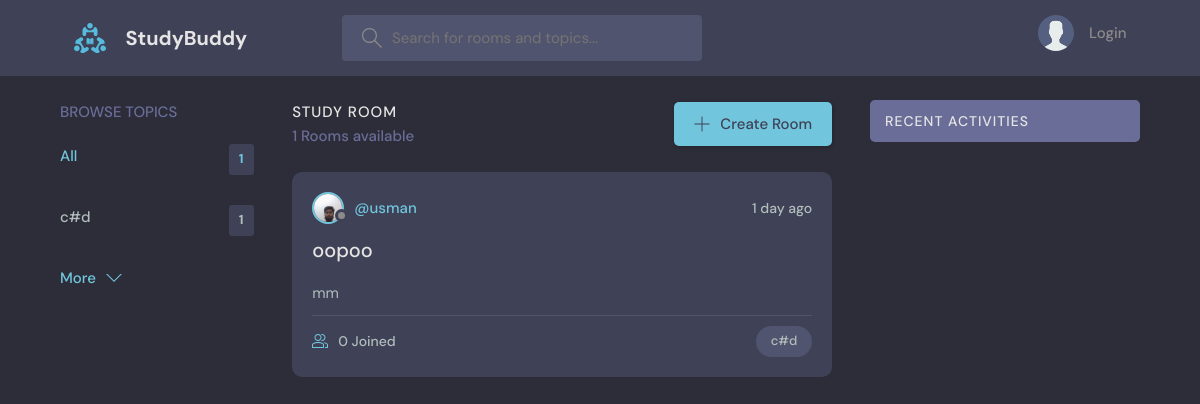
The page / on the database its author committed.
### base/models.py (models this page shows, shortened)
class Topic(models.Model):
    name = models.CharField(max_length=200 , null=True)

class Room(models.Model):
    host = models.ForeignKey(User, on_delete=models.SET_NULL, null=True)
    topic = models.ForeignKey(Topic, on_delete=models.SET_NULL, null=True)
    name = models.CharField(max_length=100)
    description = models.TextField(null=True, blank=True)
    participants = models.ManyToManyField(User, related_name='participants', blank=True)
    updated = models.DateTimeField(auto_now=True)
    created = models.DateTimeField(auto_now_add=True)
    class Meta:
        ordering = ['-created', '-updated']

class User(AbstractUser):
    name = models.CharField(max_length=50, null=True)
    email = models.EmailField(unique=True, null=True)
    bio = models.TextField(null=True)
    avatar = models.ImageField(null=True, default='avatar.svg')
    USERNAME_FIELD = 'email'
    REQUIRED_FIELDS = []

### base/views.py (the view)
# urls.py: path('', views.home, name='home'),
def home(request):
    q = request.GET.get('q') if request.GET.get('q') is not None else ''
    rooms = Room.objects.filter(
    Q(topic__name__icontains=q) |
    Q(name__icontains=q) |
    Q(host__username__icontains=q)
    )
    rooms_count = rooms.count()
    topics = Topic.objects.all()[:5]
    feed_messages = Message.objects.filter(Q(room__topic__name__icontains=q))
    context = {'rooms': rooms, 'topics': topics, 'rooms_count': rooms_count, 'feed_messages': feed_messages}
    return render(request, 'base/home.html', context)

### base/templates/base/home.html (shortened to what this page needs)
{% extends "main.html" %}
{% block content %}
<main class="layout layout--3">
  <div class="container">
    {% include 'base/topics_component.html' %}
    <div class="roomList">
      <div class="roomList__header">
        <div>
          <h2>Study Room</h2>
          <p>{{rooms_count}} Rooms available</p>
        </div>
        <a class="btn btn--main" href="{% url 'create-room' %}">
          <svg version="1.1" xmlns="http://www.w3.org/2000/svg" width="32" height="32" viewBox="0 0 32 32">
            <title>add</title>
            <path
              d="M16.943 0.943h-1.885v14.115h-14.115v1.885h14.115v14.115h1.885v-14.115h14.115v-1.885h-14.115v-14.115z"
            ></path>
          </svg>
          Create Room
        </a>
      </div>
      {% include 'base/rooms_component.html' %}
    </div>
    {% include 'base/activity_component.html' %}
  </div>
</main>
{% endblock %}

### base/templates/base/topics_component.html
<div class="topics">
    <div class="topics__header">
      <h2>Browse Topics</h2>
    </div>
    <ul class="topics__list">
      <li>
        <a href="{% url 'home' %}" class="active">All <span>{{rooms.count}}</span></a>
      </li>
      {% for topic in topics %}
      <li>
        <a href="{% url 'home'%}?q={{topic.name}}">{{topic.name}} <span>{{topic.room_set.all.count}}</span></a>
      </li>
      {% endfor %}
    </ul>
    <a class="btn btn--link" href="{% url 'topics'%}">
      More
      <svg version="1.1" xmlns="http://www.w3.org/2000/svg" width="32" height="32" viewBox="0 0 32 32">
        <title>chevron-down</title>
        <path d="M16 21l-13-13h-3l16 16 16-16h-3l-13 13z"></path>
      </svg>
    </a>
  </div>

### base/templates/base/rooms_component.html (shortened to what this page needs)
{% for room in rooms %}
<div class="roomListRoom">
  <div class="roomListRoom__header">
    <a href="{% url 'user-profile' room.host.id %}" class="roomListRoom__author">
      <div class="avatar avatar--small">
        <img src="{{ room.host.avatar.url }}" />
      </div>
      <span>@{{room.host.username}}</span>
    </a>
    <div class="roomListRoom__actions">
      <span>{{room.created|timesince}} ago</span>
    </div>
  </div>
  <div class="roomListRoom__content">
    <a href="{% url 'room' room.id %}">{{ room.name }}</a>
    <p>
        {{ room.description }}
    </p>
  </div>
  <div class="roomListRoom__meta">
    <a href="{% url 'room' room.id %}" class="roomListRoom__joined">
      {{room.participants.all.count}} Joined
    </a>
    <p class="roomListRoom__topic">{{room.topic.name}}</p>
  </div>
</div>
{% endfor %}

### static/styles/main.css (style rules this page uses)
:root { --color-main: #71c6dd; --color-main-light: #e1f6fb; --color-dark: #3f4156; --color-dark-medium: #51546e; --color-dark-light: #696d97; --color-light: #e5e5e5; --color-gray: #8b8b8b; --color-light-gray: #b2bdbd; --color-bg: #2d2d39; --color-success: #5dd693; --color-error: #fc4b0b; }
* { font-family: "DM Sans", -apple-system, BlinkMacSystemFont, "Segoe UI", Roboto, Oxygen, Ubuntu, Cantarell, "Open Sans", "Helvetica Neue", sans-serif; margin: 0; padding: 0; box-sizing: border-box; text-rendering: optimizeLegibility; font-size: inherit; }
html { font-size: 56.25%; }
@media only screen and (min-width: 1200px) { html { font-size: 62.5%; } }
body { line-height: 1.6; font-weight: 400; font-size: 1.5rem; color: var(--color-light-gray); background-color: var(--color-bg); min-height: 100vh; }
img { width: 100%; }
a { display: inline-block; color: var(--color-main); text-decoration: none; }
.container { max-width: 120rem; width: 90%; margin: auto; }
.btn { background-color: transparent; border: none; display: inline-flex; align-items: center; gap: 1rem; cursor: pointer; transition: all ease-in-out 0.3s; padding: 1rem 2rem; border-radius: 5px; box-shadow: 1px 1px 3px 1px rgba(0, 0, 0, 0.15); font-weight: 500; }
.btn--link { border-radius: 0; padding: 0; color: var(--color-main); box-shadow: none; }
.btn--main { background-color: var(--color-main); color: var(--color-dark); }
.btn > svg { fill: currentColor; width: 1.6rem; height: 1.6rem; }
.avatar { position: relative; display: inline-block; border-radius: 50%; border: 2px solid var(--color-main); }
.avatar img { display: block; border-radius: 50%; object-fit: cover; object-position: center; }
.avatar::after { content: ""; display: block; position: absolute; background-color: var(--color-gray); z-index: 111; border-radius: 50%; border: 0.3rem solid var(--color-dark); }
.avatar.avatar--small img { width: 2.8rem; height: 2.8rem; }
.avatar.avatar--small:after { width: 0.7rem; height: 0.7rem; bottom: 0px; right: -6px; }
.layout { margin-top: 2.4rem; }
.layout > .container { display: flex; justify-content: space-between; align-items: flex-start; }
.layout--3 > .container > div:first-child { flex-basis: 18%; max-width: 22.5rem; }
.layout--3 > .container > div:nth-child(2) { flex-basis: 50%; }
.topics__header { margin-bottom: 2rem; }
.topics__header h2 { text-transform: uppercase; font-weight: 500; color: var(--color-dark-light); }
.topics__list { list-style: none; }
.topics__list li a { display: flex; justify-content: space-between; margin-bottom: 3rem; font-weight: 500; color: var(--color-light-gray); transition: all 0.3s ease-in-out; }
.topics__list li a.active, .topics__list li a:hover { color: var(--color-main); }
.topics__list li a span { padding: 0.5rem 1rem; background-color: var(--color-dark); border-radius: 3px; font-size: 1.3rem; font-weight: 700; letter-spacing: 1px; }
.roomList__header { display: flex; justify-content: space-between; align-items: center; margin-bottom: 2.4rem; }
.roomList__header h2 { text-transform: uppercase; font-weight: 500; color: var(--color-light); letter-spacing: 1px; }
.roomList__header p { font-weight: 500; color: var(--color-dark-light); }
.roomListRoom { margin-bottom: 2.4rem; background-color: var(--color-dark); border-radius: 1rem; padding: 2rem; }
.roomListRoom__header { display: flex; justify-content: space-between; align-items: center; }
.roomListRoom__author { font-weight: 500; display: flex; align-items: center; gap: 1rem; }
.roomListRoom__actions { display: flex; align-items: flex-start; gap: 1rem; position: relative; }
.roomListRoom__actions span { font-size: 1.4rem; font-weight: 500; }
.roomListRoom__content { margin: 1rem 0; }
.roomListRoom__content a { font-size: 2rem; font-weight: 500; margin-bottom: 1.5rem; color: var(--color-light); transition: all 0.3s ease-in-out; }
.roomListRoom__meta { border-top: 1px solid var(--color-dark-medium); padding-top: 1rem; display: flex; align-items: center; justify-content: space-between; }
.roomListRoom__joined { color: var(--color-light-gray); display: flex; align-items: center; gap: 1rem; font-size: 1.4rem; font-weight: 500; }
.roomListRoom__joined svg { fill: var(--color-main); width: 1.6rem; height: 1.6rem; }
.roomListRoom__topic { padding: 5px 1.5rem; background-color: var(--color-dark-medium); border-radius: 5rem; font-weight: 500; font-size: 1.3rem; }

### rows shown on the page
Topic: name "c#d", room_set.all.count "1"
Room: host.avatar (picture), host.username "usman", created "1 day", name "oopoo", description "mm", participants.all.count "0", topic.name "c#d"

### other values the page prints
{{ rooms.count }} "1"
{{ rooms_count }} "1"
